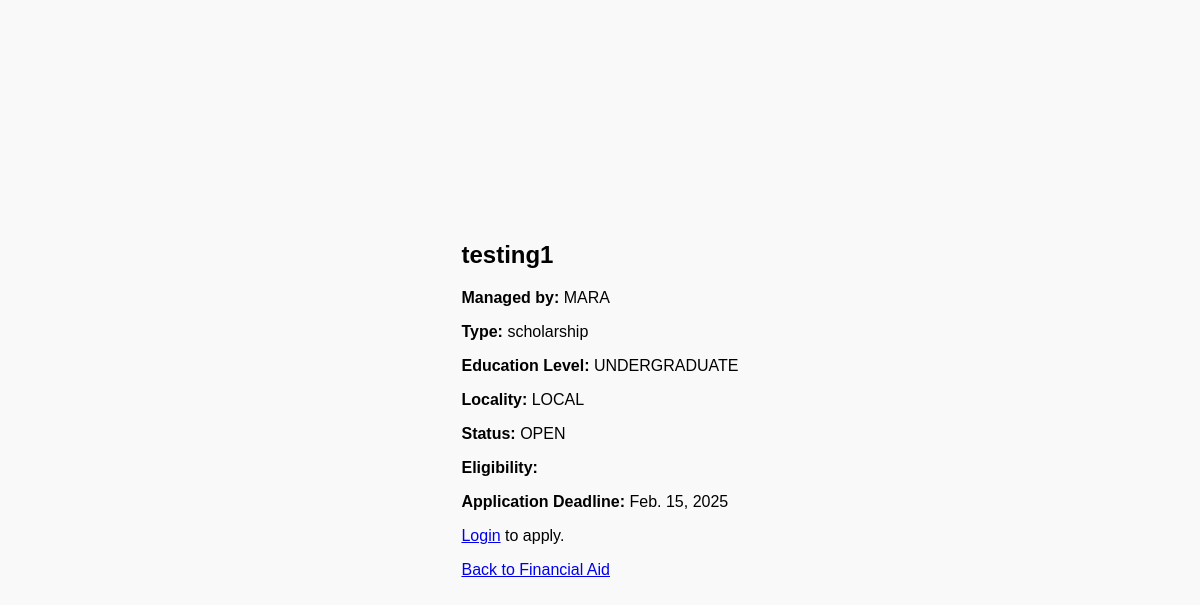
The page /programs/aid/1/ on the database its author committed.
### programs/models.py (models this page shows, shortened)
class AidProgram(models.Model):
    STATUS_CHOICES = [
        ('OPEN', 'Open'),
        ('CLOSE', 'Close'),
    ]
    LOCALITY_CHOICES = [
        ('LOCAL', 'Local'),
        ('INTERNATIONAL', 'International'),
    ]
    LEVEL_CHOICES = [
        ('UNDERGRADUATE', 'Undergraduate'),
        ('POSTGRADUATE', 'Postgraduate'),
    ]
    APPROVAL_CHOICES = [
        ('PENDING', 'Pending'),
        ('APPROVED', 'Approved'),
        ('REJECTED', 'Rejected'),
    ]
    name = models.CharField(max_length=255)
    owner = models.CharField(max_length=255)
    aid_type = models.CharField(max_length=100)
    level = models.CharField(max_length=20, choices=LEVEL_CHOICES)
    locality = models.CharField(max_length=20, choices=LOCALITY_CHOICES)
    status = models.CharField(max_length=10, choices=STATUS_CHOICES, default='OPEN')
    eligibility = models.TextField(blank=True, null=True)
    closing_date = models.DateField()
    required_documents = models.TextField(blank=True, null=True)
    total_funds = models.DecimalField(max_digits=12, decimal_places=2, null=True, blank=True)
    proposed_by = models.ForeignKey(settings.AUTH_USER_MODEL, on_delete=models.CASCADE, null=True, blank=True)
    approval_status = models.CharField(max_length=10, choices=APPROVAL_CHOICES, default='PENDING')

### programs/views.py (the view)
# urls.py: path('aid/<int:aid_id>/', aid_details, name='aid_details'),
def aid_details(request, aid_id):
    aid_program = get_object_or_404(AidProgram, id=aid_id)
    return render(request, 'aid_details.html', {'aid_program': aid_program})

### programs/templates/aid_details.html (shortened to what this page needs)
{% extends 'base.html' %}
{% block content %}
<div class="container mt-4">
    <h2 class="mb-3">{{ aid_program.name }}</h2>
    <div class="card shadow-sm p-4">
        <p><strong>Managed by:</strong> {{ aid_program.owner }}</p>
        <p><strong>Type:</strong> {{ aid_program.aid_type }}</p>
        <p><strong>Education Level:</strong> {{ aid_program.level }}</p>
        <p><strong>Locality:</strong> {{ aid_program.locality }}</p>
        <p><strong>Status:</strong> <span class="{% if aid_program.status|lower == 'closed' %}text-danger{% endif %}">{{ aid_program.status }}</span></p>
        <p><strong>Eligibility:</strong> {{ aid_program.eligibility }}</p>
        <p><strong>Application Deadline:</strong> {{ aid_program.closing_date }}</p>
    </div>
    <div class="mt-4">
        {% if user.is_authenticated %}
            {% if aid_program.status|lower == 'closed' %}
                <button class="btn btn-danger" disabled>Scholarship Closed</button>
            {% else %}
                <a href="{% url 'apply_for_aid' aid_program.id %}" class="btn btn-primary">Apply Now</a>
            {% endif %}
        {% else %}
            <p class="text-muted"> <a href="{% url 'login' %}">Login</a> to apply.</p>
        {% endif %}
        <a href="{% url 'dashboard' %}?tab=financial_aid" class="btn btn-secondary">Back to Financial Aid</a>
    </div>
</div>
{% endblock %}

### static/css/main.css (style rules this page uses)
body { font-family: Arial, sans-serif; margin: 0; padding: 0; background-color: #f9f9f9; min-height: 100vh; display: flex; justify-content: center; align-items: center; }

### rows shown on the page
AidProgram: name "testing1", owner "MARA", aid_type "scholarship", level "UNDERGRADUATE", locality "LOCAL", status "OPEN", closing_date "Feb. 15, 2025"
